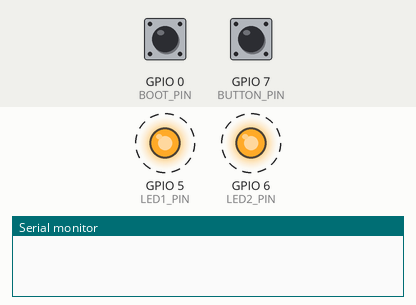
A program run on a simulated ESP32-S3. Parts: output pins drawn as LEDs (lit = HIGH), the last lines printed to the serial monitor. Dashed ring = blinking. The inputs (shaded band) are chosen by the test bench; at power-on: GPIO 0 (BOOT_PIN) HIGH, GPIO 7 (BUTTON_PIN) HIGH.

Above: at 0.9 s.
1.3 s: GPIO 0 (BOOT_PIN) pulled LOW for 0.15 s
At 3.1 s:
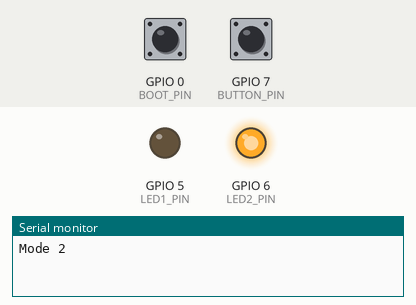
4.4 s: GPIO 7 (BUTTON_PIN) pulled LOW for 0.15 s
7.5 s: GPIO 0 (BOOT_PIN) pulled LOW for 1 s
At 8.3 s:
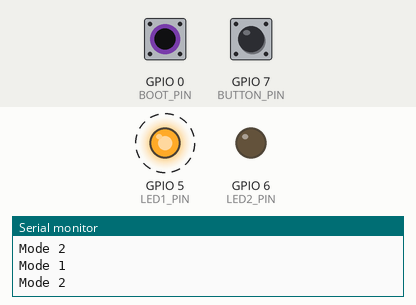
11.5 s: GPIO 7 (BUTTON_PIN) pulled LOW for 1 s
At 11.71 s:
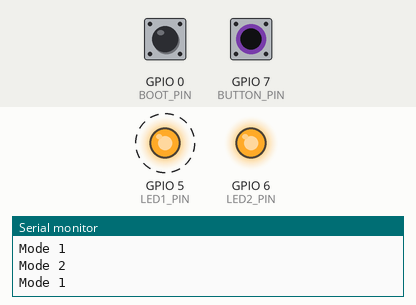
Timing chart, 0 to 15.5 s (numbered marks = the images above; inputs shaded):
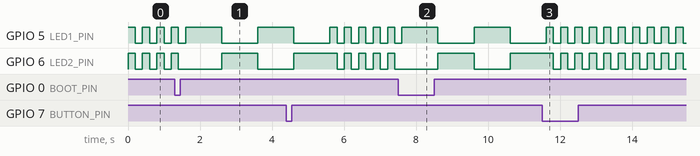

The program:

main.cpp
```cpp
#include <Arduino.h>

#define BOOT_PIN 0
#define LED1_PIN 5
#define LED2_PIN 6
#define BUTTON_PIN 7

#define MODE1_MS 200
#define MODE2_MS 1000
#define POLL_MS 10

enum class LedMode {
  MODE1,
  MODE2
};

LedMode currentMode = LedMode::MODE1;

void readButtons() {
  LedMode newMode = currentMode;

  if (digitalRead(BUTTON_PIN) == LOW) {
    newMode = LedMode::MODE1;
  } else if (digitalRead(BOOT_PIN) == LOW) {
    newMode = LedMode::MODE2;
  }

  if (newMode != currentMode) {
    currentMode = newMode;
    Serial.println(currentMode == LedMode::MODE1 ? "Mode 1" : "Mode 2");
  }
}

void wait(unsigned long ms) {
  for (unsigned long t = 0; t < ms; t += POLL_MS) {
    readButtons();
    delay(POLL_MS);
  }
}

void setup() {
  Serial.begin(115200);

  pinMode(LED1_PIN, OUTPUT);
  pinMode(LED2_PIN, OUTPUT);
  pinMode(BUTTON_PIN, INPUT_PULLUP);
  pinMode(BOOT_PIN, INPUT_PULLUP);
}

void loop() {
  switch (currentMode) {
    case LedMode::MODE1:
      digitalWrite(LED1_PIN, HIGH);
      digitalWrite(LED2_PIN, HIGH);
      wait(MODE1_MS);
      digitalWrite(LED1_PIN, LOW);
      digitalWrite(LED2_PIN, LOW);
      wait(MODE1_MS);
      break;

    case LedMode::MODE2:
      digitalWrite(LED1_PIN, HIGH);
      digitalWrite(LED2_PIN, LOW);
      wait(MODE2_MS);
      digitalWrite(LED1_PIN, LOW);
      digitalWrite(LED2_PIN, HIGH);
      wait(MODE2_MS);
      break;
  }
}
```

Measured:
- after the input at 7.5 s, GPIO 5 (LED1_PIN): HIGH → LOW after 1.1 s, → HIGH 1.0 s later, → LOW 1.0 s later
- after the input at 11.5 s, GPIO 5 (LED1_PIN), GPIO 6 (LED2_PIN): alternates HIGH for 0.20 s and LOW for 0.20 s, starting after 0.31 s
- by itself, GPIO 5 (LED1_PIN): repeats every 0.40 s: HIGH 0.20 s, LOW 0.20 s
